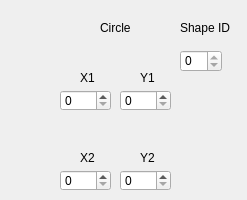
   <widget class="QWidget" name="page_5">
    <widget class="QLabel" name="label_49">
     <property name="geometry">
      <rect>
       <x>100</x>
       <y>20</y>
       <width>58</width>
       <height>16</height>
      </rect>
     </property>
     <property name="text">
      <string>Circle</string>
     </property>
    </widget>
    <widget class="QLabel" name="label_50">
     <property name="geometry">
      <rect>
       <x>80</x>
       <y>70</y>
       <width>58</width>
       <height>16</height>
      </rect>
     </property>
     <property name="text">
      <string>X1</string>
     </property>
    </widget>
    <widget class="QLabel" name="label_51">
     <property name="geometry">
      <rect>
       <x>140</x>
       <y>70</y>
       <width>58</width>
       <height>16</height>
      </rect>
     </property>
     <property name="text">
      <string>Y1</string>
     </property>
    </widget>
    <widget class="QLabel" name="label_52">
     <property name="geometry">
      <rect>
       <x>80</x>
       <y>150</y>
       <width>58</width>
       <height>16</height>
      </rect>
     </property>
     <property name="text">
      <string>X2</string>
     </property>
    </widget>
    <widget class="QLabel" name="label_53">
     <property name="geometry">
      <rect>
       <x>140</x>
       <y>150</y>
       <width>58</width>
       <height>16</height>
      </rect>
     </property>
     <property name="text">
      <string>Y2</string>
     </property>
    </widget>
    <widget class="QLabel" name="label_65">
     <property name="geometry">
      <rect>
       <x>180</x>
       <y>20</y>
       <width>58</width>
       <height>16</height>
      </rect>
     </property>
     <property name="text">
      <string>Shape ID</string>
     </property>
    </widget>
    <widget class="QSpinBox" name="circle_id">
     <property name="geometry">
      <rect>
       <x>180</x>
       <y>50</y>
       <width>42</width>
       <height>22</height>
      </rect>
     </property>
     <property name="readOnly">
      <bool>true</bool>
     </property>
    </widget>
    <widget class="QSpinBox" name="circle_x1">
     <property name="geometry">
      <rect>
       <x>60</x>
       <y>90</y>
       <width>51</width>
       <height>21</height>
      </rect>
     </property>
     <property name="maximum">
      <number>999</number>
     </property>
    </widget>
    <widget class="QSpinBox" name="circle_y1">
     <property name="geometry">
      <rect>
       <x>120</x>
       <y>90</y>
       <width>51</width>
       <height>21</height>
      </rect>
     </property>
     <property name="maximum">
      <number>999</number>
     </property>
    </widget>
    <widget class="QSpinBox" name="circle_x2">
     <property name="geometry">
      <rect>
       <x>60</x>
       <y>170</y>
       <width>51</width>
       <height>21</height>
      </rect>
     </property>
     <property name="maximum">
      <number>999</number>
     </property>
    </widget>
    <widget class="QSpinBox" name="circle_y2">
     <property name="geometry">
      <rect>
       <x>120</x>
       <y>170</y>
       <width>51</width>
       <height>21</height>
      </rect>
     </property>
     <property name="maximum">
      <number>999</number>
     </property>
    </widget>
   </widget>
